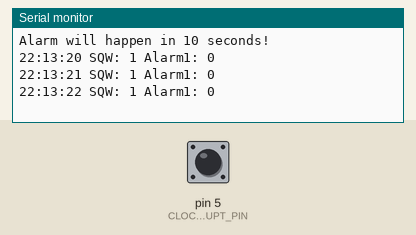
This sketch was run on a simulated Arduino Uno, built with avr-gcc and run on an emulated ATmega328P. On the bench: the last lines printed to the serial monitor. Inputs (shaded band) come from the test bench; at power-on: pin 5 (CLOCK_INTERRUPT_PIN) HIGH. The local clock reads 2024-03-15 10:24:30 at power-on unless the sketch sets it; the sensor or clock chip raises its interrupt line as the real part does.

Above: at 2.8 s.
2.9 s: pin 5 (CLOCK_INTERRUPT_PIN) pulled LOW for 1.2 s
At 3.8 s:
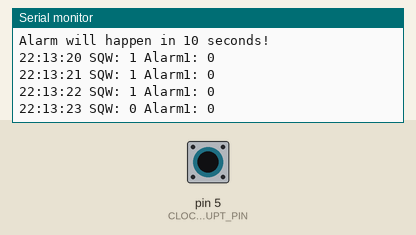
8.2 s: pin 5 (CLOCK_INTERRUPT_PIN) pulled LOW for 1.2 s
At 9.8 s:
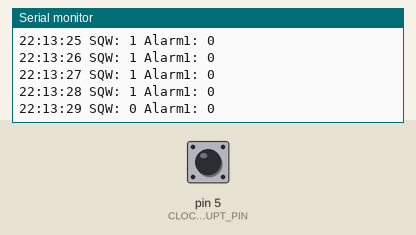
11.5 s: pin 5 (CLOCK_INTERRUPT_PIN) pulled LOW for 3.2 s
At 12.9 s:
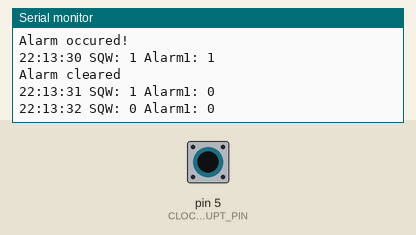
Timing chart, 0 to 14.5 s (numbered marks = the images above; inputs shaded):
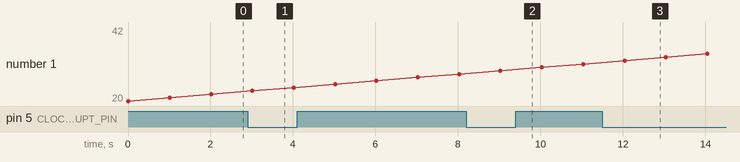

The sketch:

RTC_CT_01_Test_Code.ino
```cpp
/* Example implementation of an alarm using DS3231
 *
 * VCC and GND of RTC should be connected to some power source
 * SDA, SCL of RTC should be connected to SDA, SCL of arduino
 * SQW should be connected to CLOCK_INTERRUPT_PIN
 * CLOCK_INTERRUPT_PIN needs to work with interrupts
 */

#include <RTClib.h>
#include <Wire.h>

RTC_DS3231 rtc;

// the pin that is connected to SQW
#define CLOCK_INTERRUPT_PIN 5

void setup() {
    Serial.begin(115200);

    // initializing the rtc
    if(!rtc.begin()) {
        Serial.println("Couldn't find RTC!");
        Serial.flush();
        abort();
    }


        // this will adjust to the date and time at compilation
        rtc.adjust(DateTime(F(__DATE__), F(__TIME__)));


    //we don't need the 32K Pin, so disable it
    rtc.disable32K();

    // Making it so, that the alarm will trigger an interrupt
    pinMode(CLOCK_INTERRUPT_PIN, INPUT_PULLUP);
    attachInterrupt(digitalPinToInterrupt(CLOCK_INTERRUPT_PIN), onAlarm, FALLING);

    // set alarm 1, 2 flag to false (so alarm 1, 2 didn't happen so far)
    // if not done, this easily leads to problems, as both register aren't reset on reboot/recompile
    rtc.clearAlarm(1);
    rtc.clearAlarm(2);

    // stop oscillating signals at SQW Pin
    // otherwise setAlarm1 will fail
    rtc.writeSqwPinMode(DS3231_OFF);

    // turn off alarm 2 (in case it isn't off already)
    // again, this isn't done at reboot, so a previously set alarm could easily go overlooked
    rtc.disableAlarm(2);

    // schedule an alarm 10 seconds in the future
    if(!rtc.setAlarm1(
            rtc.now() + TimeSpan(10),
            DS3231_A1_Second // this mode triggers the alarm every second. See Doxygen for other options
    )) {
        Serial.println("Error, alarm wasn't set!");
    }else {
        Serial.println("Alarm will happen in 10 seconds!");
    }
}

void loop() {
    // print current time
    char date[10] = "hh:mm:ss";
    rtc.now().toString(date);
    Serial.print(date);
    // the value at SQW-Pin (because of pullup 1 means no alarm)
    Serial.print(" SQW: ");
    Serial.print(digitalRead(CLOCK_INTERRUPT_PIN));
    // whether a alarm happened happened
    Serial.print(" Alarm1: ");
    Serial.println(rtc.alarmFired(1));
    // Serial.print(" Alarm2: ");
    // Serial.println(rtc.alarmFired(2));
    // control register values (see https://datasheets.maximintegrated.com/en/ds/DS3231.pdf page 13)
    // Serial.print(" Control: 0b");
    // Serial.println(read_i2c_register(DS3231_ADDRESS, DS3231_CONTROL), BIN);

    // resetting SQW and alarm 1 flag
    // using setAlarm1, the next alarm could now be configurated
    if(rtc.alarmFired(1)) {
        rtc.clearAlarm(1);
        Serial.println("Alarm cleared");
    }

    delay(1000);
}

void onAlarm() {
    Serial.println("Alarm occured!");
}

/*static uint8_t read_i2c_register(uint8_t addr, uint8_t reg) {
    Wire.beginTransmission(addr);
    Wire.write((byte)reg);
    Wire.endTransmission();

    Wire.requestFrom(addr, (byte)1);
    return Wire.read();
}*/
```

Measured:
- after the input at 2.9 s, the serial monitor: prints a new line after 0.12 s (image 1)
- after the input at 8.2 s, the serial monitor: prints a new line after 0.83 s (image 2)
- after the input at 11.5 s, the serial monitor: prints a new line after 0.54 s (image 3)
